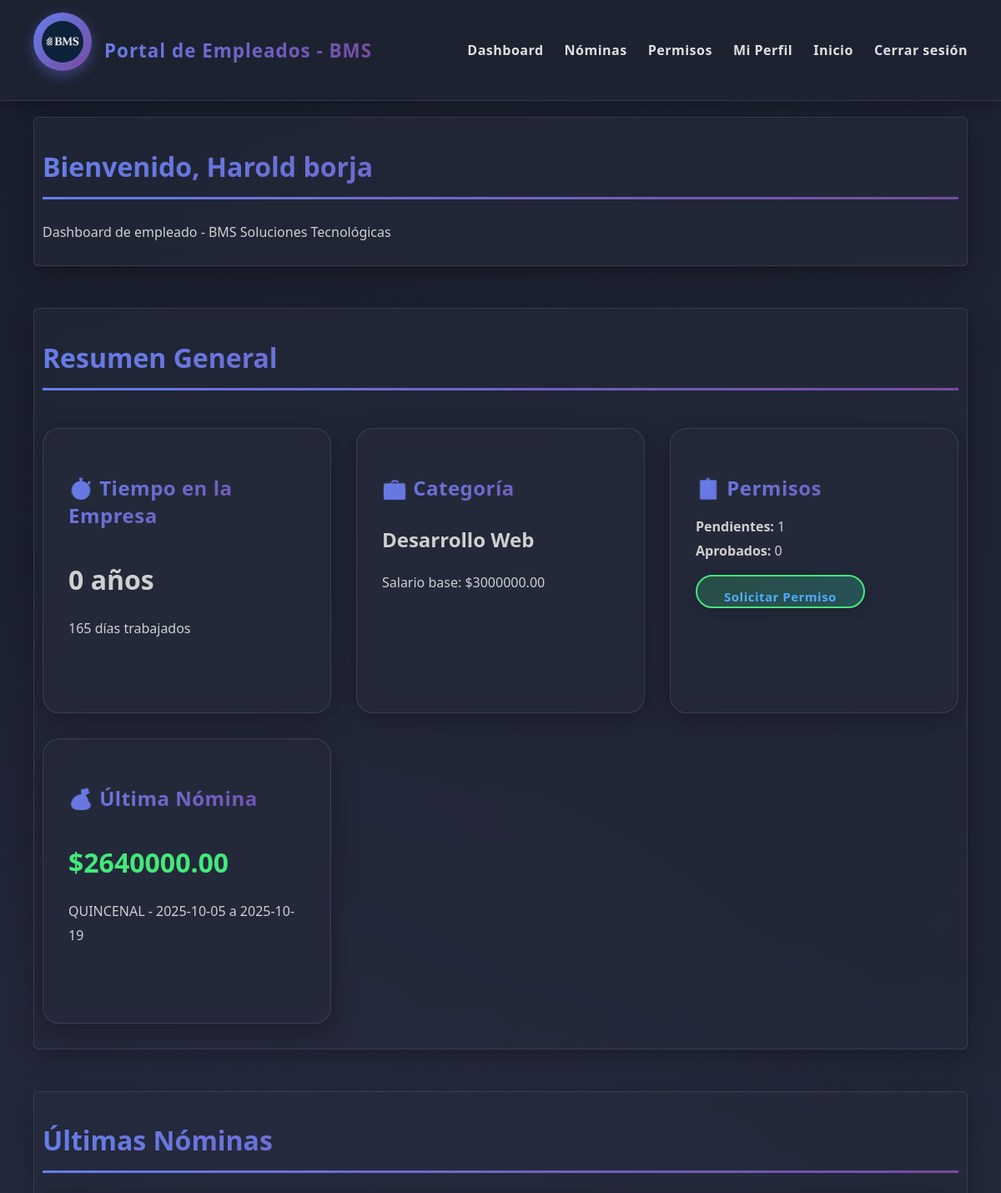
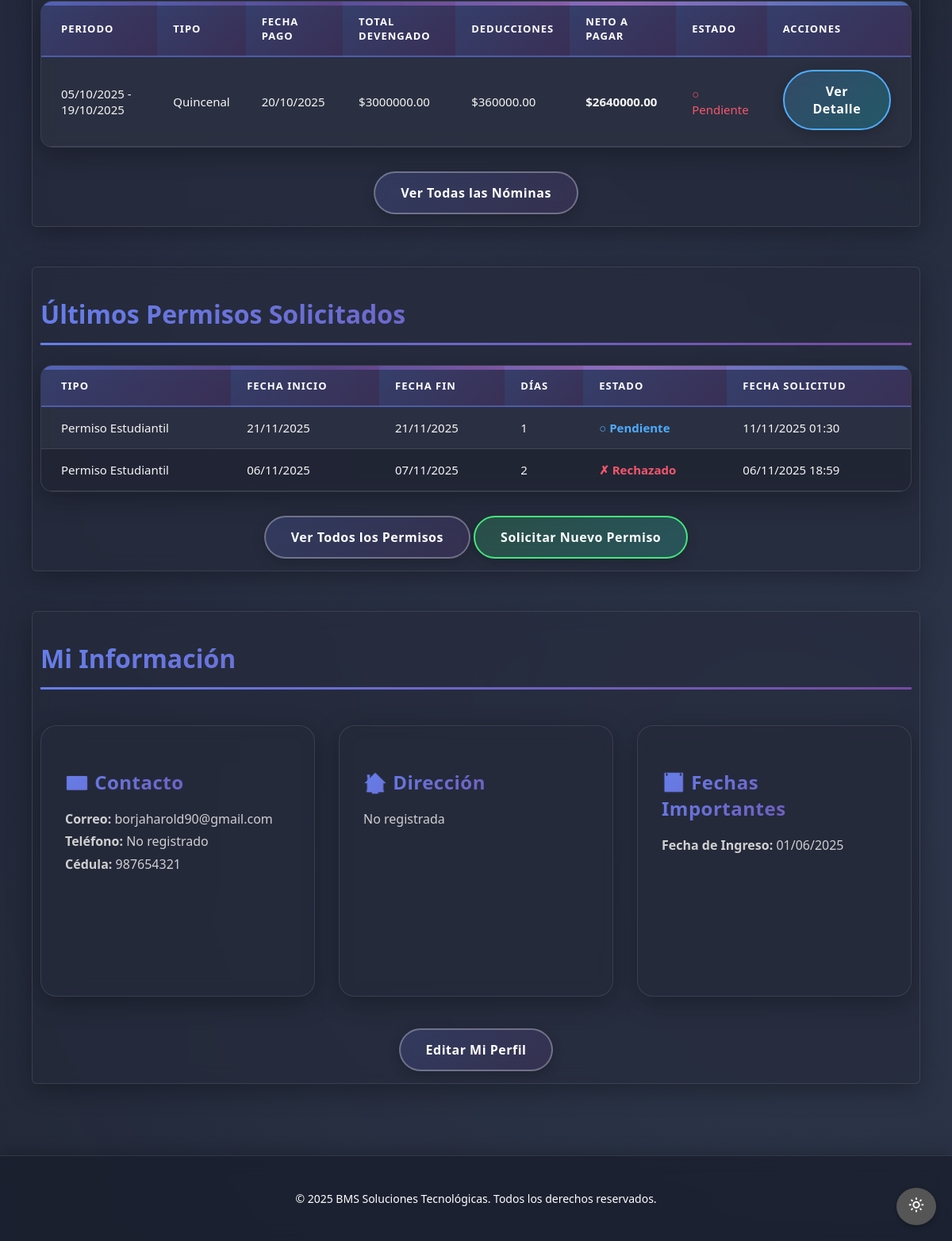
Page /empleados/dashboard/ (signed in) on the committed database (2 pictures, top to bottom).
### core2/models.py (models this page shows, shortened)
class Empleado(models.Model):
    user = models.OneToOneField(User, on_delete=models.CASCADE, related_name='empleado')
    nombre = models.CharField(max_length=100)
    apellido = models.CharField(max_length=100)
    cedula = models.CharField(max_length=20, unique=True)
    correo = models.EmailField(unique=True)
    telefono = models.CharField(max_length=20, blank=True)
    direccion = models.CharField(max_length=200, blank=True)
    fecha_nacimiento = models.DateField(null=True, blank=True)
    fecha_ingreso = models.DateField(default=date.today)
    categoria = models.ForeignKey(Categoria, on_delete=models.SET_NULL, null=True, blank=True)
    activo = models.BooleanField(default=True)
    datos_completados = models.BooleanField(default=False)
    def dias_en_empresa(self):
        if self.fecha_ingreso:
            return (date.today() - self.fecha_ingreso).days
        return 0
    def anos_en_empresa(self):
        return self.dias_en_empresa() // 365

class Nomina(models.Model):
    empleado = models.ForeignKey(Empleado, on_delete=models.CASCADE, related_name='nominas')
    periodo = models.ForeignKey(PeriodoNomina, on_delete=models.CASCADE, related_name='nominas')
    salario_base = models.DecimalField(max_digits=10, decimal_places=2)
    bonificaciones = models.DecimalField(max_digits=10, decimal_places=2, default=0)
    deducciones = models.DecimalField(max_digits=10, decimal_places=2, default=0)
    horas_extra = models.DecimalField(max_digits=5, decimal_places=2, default=0)
    valor_hora_extra = models.DecimalField(max_digits=10, decimal_places=2, default=0)
    total_devengado = models.DecimalField(max_digits=10, decimal_places=2)
    total_deducciones = models.DecimalField(max_digits=10, decimal_places=2)
    neto_pagar = models.DecimalField(max_digits=10, decimal_places=2)
    fecha_generacion = models.DateTimeField(auto_now_add=True)
    pagado = models.BooleanField(default=False)
    class Meta:
        ordering = ['-periodo__fecha_inicio']
        unique_together = ['empleado', 'periodo']

class PeriodoNomina(models.Model):
    TIPO_PERIODO = [
        ('QUINCENAL', 'Quincenal'),
        ('MENSUAL', 'Mensual'),
    ]
    tipo = models.CharField(max_length=20, choices=TIPO_PERIODO, default='QUINCENAL')
    fecha_inicio = models.DateField()
    fecha_fin = models.DateField()
    fecha_pago = models.DateField()
    cerrado = models.BooleanField(default=False)
    class Meta:
        ordering = ['-fecha_inicio']
    def __str__(self):
        return f"{self.tipo} - {self.fecha_inicio} a {self.fecha_fin}"

class Permiso(models.Model):
    ESTADO_CHOICES = [
        ('PENDIENTE', 'Pendiente'),
        ('APROBADO', 'Aprobado'),
        ('RECHAZADO', 'Rechazado'),
    ]
    empleado = models.ForeignKey(Empleado, on_delete=models.CASCADE, related_name='permisos')
    tipo_permiso = models.ForeignKey(TipoPermiso, on_delete=models.CASCADE)
    fecha_inicio = models.DateField()
    fecha_fin = models.DateField()
    motivo = models.TextField()
    estado = models.CharField(max_length=20, choices=ESTADO_CHOICES, default='PENDIENTE')
    fecha_solicitud = models.DateTimeField(auto_now_add=True)
    fecha_respuesta = models.DateTimeField(null=True, blank=True)
    observaciones = models.TextField(blank=True)
    def dias_solicitados(self):
        return (self.fecha_fin - self.fecha_inicio).days + 1

class TipoPermiso(models.Model):
    nombre = models.CharField(max_length=100, unique=True)
    descripcion = models.TextField(blank=True)
    dias_maximos = models.IntegerField(default=0, help_text="0 = ilimitado")
    requiere_aprobacion = models.BooleanField(default=True)

### core1/models.py (models this page shows, shortened)
class Categoria(models.Model):
    id = models.AutoField(primary_key=True)
    nombre = models.CharField(max_length=100, unique=True)
    descripcion = models.TextField(blank=True)
    salario_base = models.DecimalField(max_digits=10, decimal_places=2)

### core2/views.py (the view)
# urls.py: path('dashboard/', views.dashboard_empleado, name='dashboard_empleado'),
@login_required
def dashboard_empleado(request):
    try:
        empleado = request.user.empleado
        if not empleado.datos_completados:
            return redirect('completar_datos')
        permisos_pendientes = empleado.permisos.filter(estado='PENDIENTE').count()
        permisos_aprobados = empleado.permisos.filter(estado='APROBADO').count()
        dias_empresa = empleado.dias_en_empresa()
        anos_empresa = empleado.anos_en_empresa()
        ultimas_nominas = empleado.nominas.all()[:5]
        ultimos_permisos = empleado.permisos.all().order_by('-fecha_solicitud')[:5]
        context = {
            'empleado': empleado,
            'permisos_pendientes': permisos_pendientes,
            'permisos_aprobados': permisos_aprobados,
            'dias_empresa': dias_empresa,
            'anos_empresa': anos_empresa,
            'ultimas_nominas': ultimas_nominas,
            'ultimos_permisos': ultimos_permisos,
        }
        return render(request, 'core2/dashboard.html', context)
    except Empleado.DoesNotExist:
        empleado = Empleado.objects.create(
            user=request.user,
            nombre=request.user.first_name or '',
            apellido=request.user.last_name or '',
            correo=request.user.email or '',
            datos_completados=False
        )
        return redirect('completar_datos')

### core2/templates/core2/dashboard.html (shortened to what this page needs)
{% extends 'core2/base.html' %}
{% load static %}
{% block content %}
<main class="main-content">
    <section class="seccion">
        <h2>Bienvenido, {{ empleado.nombre }} {{ empleado.apellido }}</h2>
        <p>Dashboard de empleado - BMS Soluciones Tecnológicas</p>
    </section>
    <section class="seccion">
        <h2>Resumen General</h2>
        <div class="cards-container">
            <div class="card">
                <h3 class="card-title">⏱️ Tiempo en la Empresa</h3>
                <p class="card-content" style="font-size: 2rem; font-weight: bold;">{{ anos_empresa }} años</p>
                <p class="card-content">{{ dias_empresa }} días trabajados</p>
            </div>
            <div class="card">
                <h3 class="card-title">💼 Categoría</h3>
                <p class="card-content" style="font-size: 1.5rem; font-weight: bold;">
                    {% if empleado.categoria %}
                        {{ empleado.categoria.nombre }}
                    {% else %}
                        No asignada
                    {% endif %}
                </p>
                {% if empleado.categoria %}
                <p class="card-content">Salario base: ${{ empleado.categoria.salario_base|floatformat:2 }}</p>
                {% endif %}
            </div>
            <div class="card">
                <h3 class="card-title">📋 Permisos</h3>
                <p class="card-content">
                    <strong>Pendientes:</strong> {{ permisos_pendientes }}<br>
                    <strong>Aprobados:</strong> {{ permisos_aprobados }}
                </p>
                <a href="{% url 'solicitar_permiso' %}" class="button green">Solicitar Permiso</a>
            </div>
            <div class="card">
                <h3 class="card-title">💰 Última Nómina</h3>
                {% if ultimas_nominas %}
                    <p class="card-content" style="font-size: 2rem; font-weight: bold; color: #43e97b;">
                        ${{ ultimas_nominas.0.neto_pagar|floatformat:2 }}
                    </p>
                    <p class="card-content">{{ ultimas_nominas.0.periodo }}</p>
                {% else %}
                    <p class="card-content">No hay nóminas registradas</p>
                {% endif %}
            </div>
        </div>
    </section>
    <section class="seccion">
        <h2>Últimas Nóminas</h2>
        {% if ultimas_nominas %}
        <table class="table table--striped">
            <tbody>
                <tr>
                    <th>Periodo</th>
                    <th>Tipo</th>
                    <th>Fecha Pago</th>
                    <th>Total Devengado</th>
                    <th>Deducciones</th>
                    <th>Neto a Pagar</th>
                    <th>Estado</th>
                    <th>Acciones</th>
                </tr>
                {% for nomina in ultimas_nominas %}
                <tr>
                    <td>{{ nomina.periodo.fecha_inicio|date:"d/m/Y" }} - {{ nomina.periodo.fecha_fin|date:"d/m/Y" }}</td>
                    <td>{{ nomina.periodo.get_tipo_display }}</td>
                    <td>{{ nomina.periodo.fecha_pago|date:"d/m/Y" }}</td>
                    <td>${{ nomina.total_devengado|floatformat:2 }}</td>
                    <td>${{ nomina.total_deducciones|floatformat:2 }}</td>
                    <td><strong>${{ nomina.neto_pagar|floatformat:2 }}</strong></td>
                    <td>
                        {% if nomina.pagado %}
                            <span style="color: #43e97b;">✓ Pagado</span>
                        {% else %}
                            <span style="color: #f5576c;">○ Pendiente</span>
                        {% endif %}
                    </td>
                    <td>
                        <a href="{% url 'detalle_nomina' nomina.id %}" class="button blue">Ver Detalle</a>
                    </td>
                </tr>
                {% endfor %}
            </tbody>
        </table>
        <div style="text-align: center; margin-top: 20px;">
            <a href="{% url 'mis_nominas' %}" class="button">Ver Todas las Nóminas</a>
        </div>
        {% else %}
        <p class="texto-centro">No tienes nóminas registradas aún.</p>
        {% endif %}
    </section>
    <section class="seccion">
        <h2>Últimos Permisos Solicitados</h2>
        {% if ultimos_permisos %}
        <table class="table table--striped">
            <tbody>
                <tr>
                    <th>Tipo</th>
                    <th>Fecha Inicio</th>
                    <th>Fecha Fin</th>
                    <th>Días</th>
                    <th>Estado</th>
                    <th>Fecha Solicitud</th>
                </tr>
                {% for permiso in ultimos_permisos %}
                <tr>
                    <td>{{ permiso.tipo_permiso.nombre }}</td>
                    <td>{{ permiso.fecha_inicio|date:"d/m/Y" }}</td>
                    <td>{{ permiso.fecha_fin|date:"d/m/Y" }}</td>
                    <td>{{ permiso.dias_solicitados }}</td>
                    <td>
                        {% if permiso.estado == 'APROBADO' %}
                            <span style="color: #43e97b; font-weight: bold;">✓ Aprobado</span>
                        {% elif permiso.estado == 'RECHAZADO' %}
                            <span style="color: #f5576c; font-weight: bold;">✗ Rechazado</span>
                        {% else %}
                            <span style="color: #4facfe; font-weight: bold;">○ Pendiente</span>
                        {% endif %}
                    </td>
                    <td>{{ permiso.fecha_solicitud|date:"d/m/Y H:i" }}</td>
                </tr>
                {% endfor %}
            </tbody>
        </table>
        <div style="text-align: center; margin-top: 20px;">
            <a href="{% url 'mis_permisos' %}" class="button">Ver Todos los Permisos</a>
            <a href="{% url 'solicitar_permiso' %}" class="button green">Solicitar Nuevo Permiso</a>
        </div>
        {% else %}
        <p class="texto-centro">No has solicitado permisos aún.</p>
        <div style="text-align: center; margin-top: 20px;">
            <a href="{% url 'solicitar_permiso' %}" class="button green">Solicitar Permiso</a>
        </div>
        {% endif %}
    </section>
    <section class="seccion">
        <h2>Mi Información</h2>
        <div class="cards-container">
            <div class="card">
                <h3 class="card-title">📧 Contacto</h3>
                <p class="card-content">
                    <strong>Correo:</strong> {{ empleado.correo }}<br>
                    <strong>Teléfono:</strong> {{ empleado.telefono|default:"No registrado" }}<br>
                    <strong>Cédula:</strong> {{ empleado.cedula }}
                </p>
            </div>
            <div class="card">
                <h3 class="card-title">🏠 Dirección</h3>
                <p class="card-content">
                    {{ empleado.direccion|default:"No registrada" }}
                </p>
            </div>
            <div class="card">
                <h3 class="card-title">📅 Fechas Importantes</h3>
                <p class="card-content">
                    <strong>Fecha de Ingreso:</strong> {{ empleado.fecha_ingreso|date:"d/m/Y" }}<br>
                </p>
            </div>
        </div>
        <div style="text-align: center; margin-top: 20px;">
            <a href="{% url 'perfil_empleado' %}" class="button">Editar Mi Perfil</a>
        </div>
    </section>
</main>
{% endblock %}

### rows in the picture
Empleado: nombre "Harold", apellido "borja", categoria.nombre "Desarrollo Web", categoria.salario_base "3000000.00", correo "borjaharold90@gmail.com", telefono "No registrado", cedula "987654321", direccion "No registrada", fecha_ingreso "01/06/2025"
Nomina: neto_pagar "2640000.00", periodo.fecha_fin "QUINCENAL - 2025-10-05 a 2025-10-19", periodo.fecha_inicio "05/10/2025", periodo.fecha_fin "19/10/2025", periodo.tipo "Quincenal", periodo.fecha_pago "20/10/2025", total_devengado "3000000.00", total_deducciones "360000.00", pagado "○ Pendiente"
Permiso: tipo_permiso.nombre "Permiso Estudiantil", fecha_inicio "21/11/2025", fecha_fin "21/11/2025", dias_solicitados "1", estado "○ Pendiente", fecha_solicitud "11/11/2025 01:30"
Permiso: tipo_permiso.nombre "Permiso Estudiantil", fecha_inicio "06/11/2025", fecha_fin "07/11/2025", dias_solicitados "2", estado "✗ Rechazado", fecha_solicitud "06/11/2025 18:59"

### other values in the picture
{{ anos_empresa }} "0"
{{ dias_empresa }} "165"
{{ permisos_pendientes }} "1"
{{ permisos_aprobados }} "0"
